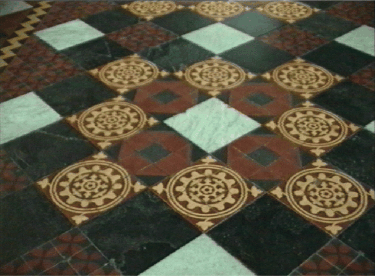
#> input picture 2014_intro_to_ml_and_image_proc/images/chapel_floor.png, 376 x 277 px
$ python tile_rectify.py   (Python 2 division)
#> lines starting #> are read from the running program, lines starting #| are printed output that depends on the picture
import numpy as np
import matplotlib.pyplot as plt

from skimage import transform


from skimage.transform import estimate_transform

source = np.array([(129, 72),
                   (302, 76),
                   (90, 185),
                   (326, 193)])

target = np.array([[0, 0],
                   [400, 0],
                   [0, 400],
                   [400, 400]])

tf = estimate_transform('projective', source, target)
H = tf.params   # in older versions of skimage, this should be
                # H = tf._matrix

print H

# H = np.array([[  3.04026872e+00,   1.04929628e+00,  -4.67743998e+02],
#               [ -1.44134582e-01,   6.23382067e+00,  -4.30241727e+02],
#               [  2.63620673e-05,   4.17694527e-03,   1.00000000e+00]])

def rectify(xy):
    x = xy[:, 0]
    y = xy[:, 1]

    # You must fill in your code here.
    #
    # Handy functions are:
    #
    # - np.dot (matrix multiplication)
    # - np.ones_like (make an array of ones the same shape as another array)
    # - np.column_stack
    # - A.T -- type .T after a matrix to transpose it
    # - x.reshape -- reshapes the array x

    # We need to provide the backward mapping
    HH = np.linalg.inv(H)

    homogeneous_coordinates = np.column_stack([x, y, np.ones_like(x)])
    xyz = np.dot(HH, homogeneous_coordinates.T)

    # We want one coordinate per row
    xyz = xyz.T

    # Turn z into a column vector
    z = xyz[:, 2]
    z = z.reshape([len(z), 1])

    xyz = xyz / z

    return xyz[:, :2]

image = plt.imread('../images/chapel_floor.png')
#> image is the input picture: shape (277, 376, 4) float32; mean R, G, B, A 0.344, 0.326, 0.253, 1
out = transform.warp(image, rectify, output_shape=(400, 400))
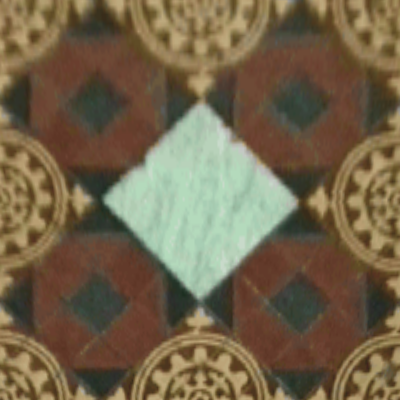
#> out: shape (400, 400, 4) float32; mean R, G, B, A 0.456, 0.396, 0.295, 1

f, (ax0, ax1) = plt.subplots(1, 2, figsize=(8, 4))
ax0.imshow(image)
ax1.imshow(out)

plt.show()
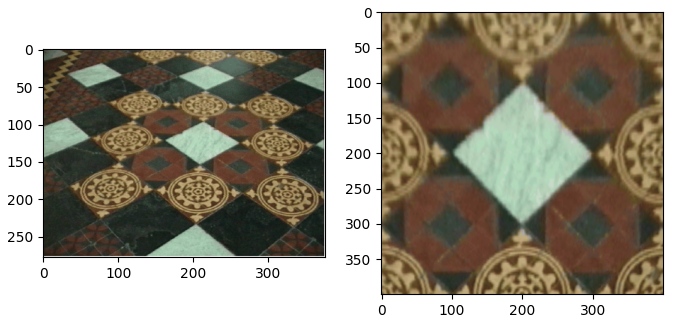
#> figure drawn by matplotlib, 2 panels

$ run again, with 2014_intro_to_ml_and_image_proc/images/noisypeppers.png copied over 2014_intro_to_ml_and_image_proc/images/chapel_floor.png
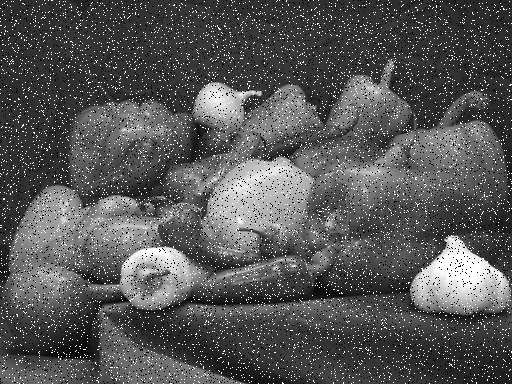
#> input picture 2014_intro_to_ml_and_image_proc/images/noisypeppers.png, 512 x 384 px
#> image is the input picture: shape (384, 512) float32; min 0, max 1, mean 0.338
#> `out = transform.warp(image, rectify, output_shape=(400, 400))`:
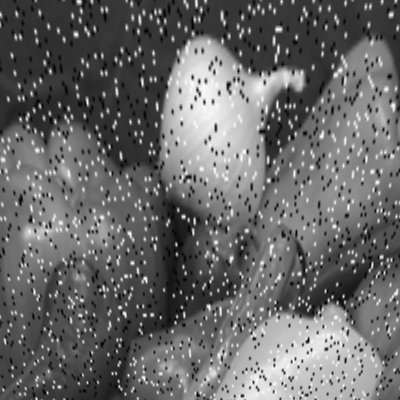
#> out: shape (400, 400) float32; min 0.000465, max 1, mean 0.411
#> `plt.show()`:
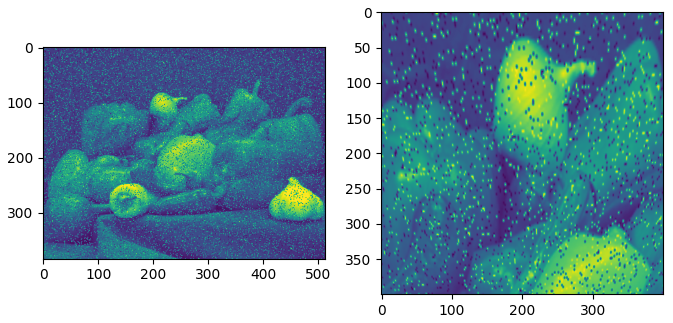
#> figure drawn by matplotlib, 2 panels

$ run again, with 2014_intro_to_ml_and_image_proc/images/balloon.jpg saved as 2014_intro_to_ml_and_image_proc/images/chapel_floor.png
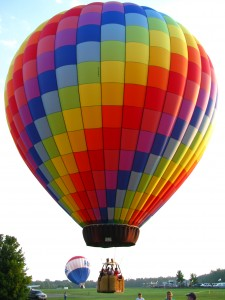
#> input picture 2014_intro_to_ml_and_image_proc/images/balloon.jpg, 225 x 300 px
#> image is the input picture: shape (300, 225, 3) float32; mean R, G, B 0.667, 0.551, 0.507
#> `out = transform.warp(image, rectify, output_shape=(400, 400))`:
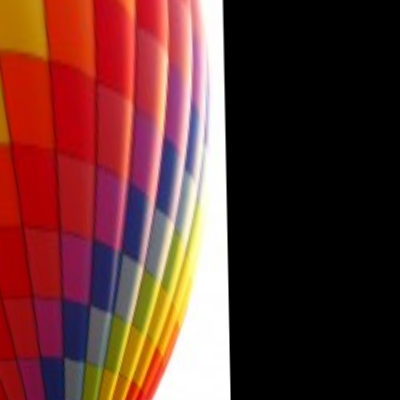
#> out: shape (400, 400, 3) float32; mean R, G, B 0.394, 0.206, 0.19
#> `plt.show()`:
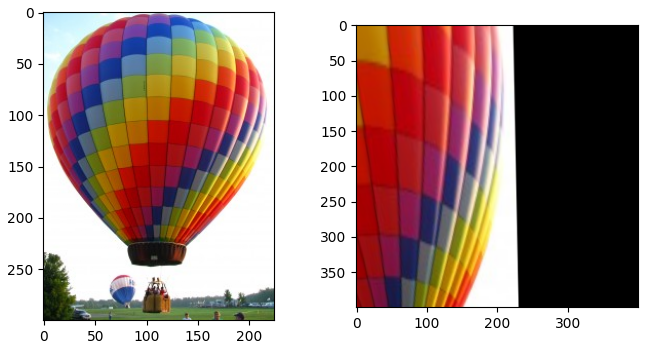
#> figure drawn by matplotlib, 2 panels

$ run again, with 2014_intro_to_ml_and_image_proc/images/forest.jpg saved as 2014_intro_to_ml_and_image_proc/images/chapel_floor.png
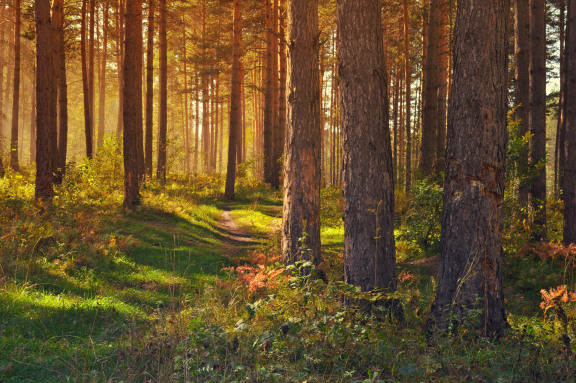
#> input picture 2014_intro_to_ml_and_image_proc/images/forest.jpg, 576 x 383 px
#> image is the input picture: shape (383, 576, 3) float32; mean R, G, B 0.401, 0.309, 0.169
#> `out = transform.warp(image, rectify, output_shape=(400, 400))`:
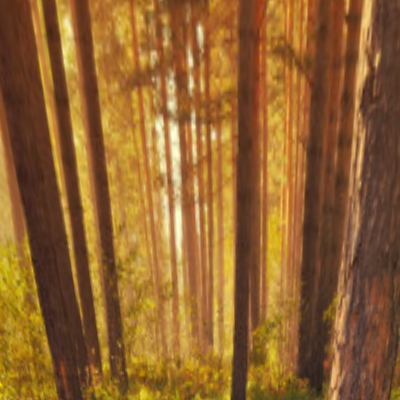
#> out: shape (400, 400, 3) float32; mean R, G, B 0.569, 0.391, 0.19
#> `plt.show()`:
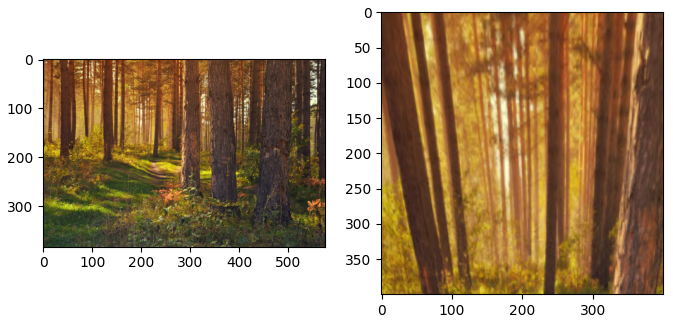
#> figure drawn by matplotlib, 2 panels
